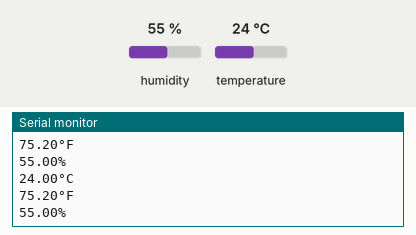
This sketch was run on a simulated ESP32. Shown: the last lines printed to the serial monitor. Inputs (shaded band) come from the test bench; at power-on: humidity 55 %, temperature 24 °C. Nothing arrives over Bluetooth unless stated; a phone connects over Bluetooth LE 3 s after start.

Above: at 7.8 s.
7.9 s: humidity set to 22 %
At 11.9 s:
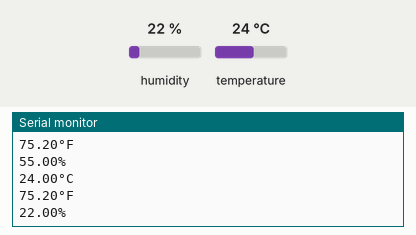
13.6 s: temperature set to 12 °C
At 15.8 s:
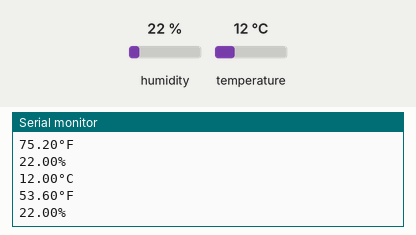
19.3 s: humidity set to 40 %
At 23.6 s:
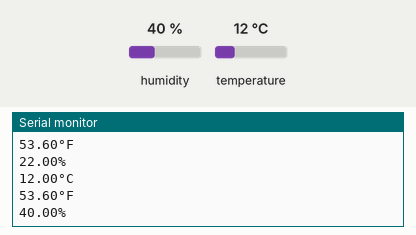
Timing chart, 0 to 25.1 s (numbered marks = the images above; inputs shaded):
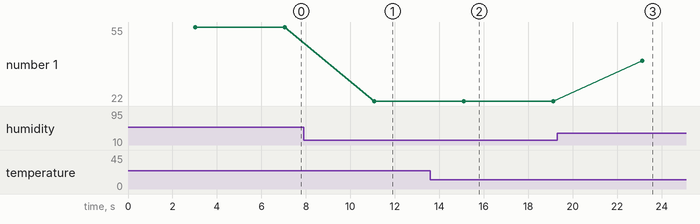

The sketch:

Ejercicio_23.ino
```cpp
#include <BLEDevice.h>
#include <BLEServer.h>
#include <BLEUtils.h>
#include <BLE2902.h>
#include "DHT.h"

#define UUID_SERVICIO "91bad492-b950-4226-aa2b-4ede9fa42f59"
#define UUID_CARACTERISTICA_CELSIUS "234cd7a8-3225-4d09-b290-f84acbab5791"
#define UUID_CARACTERISTICA_FAHRENHEIT "61901b28-abb5-4ff0-a01d-1f706ef6ccfe"
#define UUID_CARACTERISTICA_HUMEDAD "3cdcf7e4-72e6-4121-9bb1-0841d69a57dc"

BLEServer* Servidor_DHT11 = NULL;
BLECharacteristic* Caracteristica_CELSIUS = NULL;
BLECharacteristic* Caracteristica_FAHRENHEIT = NULL;
BLECharacteristic* Caracteristica_HUMEDAD = NULL;

float T_Celsius=0, T_Fahrenheit=0, Humedad=0;
char Temp_en_Celsius[6], Temp_en_Fahrenheit[6], P_Humedad[6];

const int GPIO_DHT = 14;
DHT dht(GPIO_DHT, DHT11);
bool Dispositivo_conectado = false;

class Llamadas_al_servidor: public BLEServerCallbacks
{
    void onConnect(BLEServer* Servidor_DHT11)
    {
      Dispositivo_conectado = true;
    };
    void onDisconnect(BLEServer* Servidor_DHT11)
    {
      Dispositivo_conectado = false;
    }
};

void setup()
{
  dht.begin();
  Serial.begin(115200);
  BLEDevice::init("Servidor ESP32 con DHT11");
  BLEServer *Servidor_DHT11 = BLEDevice::createServer();
  Servidor_DHT11->setCallbacks(new Llamadas_al_servidor());

  BLEService *Servicio1_DHT11 = Servidor_DHT11->createService(UUID_SERVICIO);

  Caracteristica_CELSIUS = Servicio1_DHT11->createCharacteristic
  (UUID_CARACTERISTICA_CELSIUS,
   BLECharacteristic::PROPERTY_READ   |
   BLECharacteristic::PROPERTY_WRITE  |
   BLECharacteristic::PROPERTY_NOTIFY |
   BLECharacteristic::PROPERTY_INDICATE);
  Caracteristica_CELSIUS->addDescriptor(new BLE2902());

  Caracteristica_FAHRENHEIT = Servicio1_DHT11->createCharacteristic
  (UUID_CARACTERISTICA_FAHRENHEIT,
   BLECharacteristic::PROPERTY_READ   |
   BLECharacteristic::PROPERTY_WRITE  |
   BLECharacteristic::PROPERTY_NOTIFY |
   BLECharacteristic::PROPERTY_INDICATE);
  Caracteristica_FAHRENHEIT->addDescriptor(new BLE2902());

  Caracteristica_HUMEDAD = Servicio1_DHT11->createCharacteristic
  (UUID_CARACTERISTICA_HUMEDAD,
   BLECharacteristic::PROPERTY_READ   |
   BLECharacteristic::PROPERTY_WRITE  |
   BLECharacteristic::PROPERTY_NOTIFY |
   BLECharacteristic::PROPERTY_INDICATE);
  Caracteristica_HUMEDAD->addDescriptor(new BLE2902());

  Servicio1_DHT11->start();
  BLEAdvertising *enviarMensaje = BLEDevice::getAdvertising();
  enviarMensaje->addServiceUUID(UUID_SERVICIO);
  enviarMensaje->setScanResponse(false);
  enviarMensaje->setMinPreferred(0x0);
  BLEDevice::startAdvertising();
  Serial.println("Esperando clientes...");
}

void loop()
{
   if(Dispositivo_conectado)
   {
    T_Celsius = dht.readTemperature();
    T_Fahrenheit = dht.readTemperature(true);
    Humedad = dht.readHumidity();

    dtostrf(T_Celsius, 3, 2, Temp_en_Celsius);
    dtostrf(T_Fahrenheit, 3, 2, Temp_en_Fahrenheit);
    dtostrf(Humedad, 3, 2, P_Humedad);

    Caracteristica_CELSIUS->setValue(Temp_en_Celsius);
    Caracteristica_CELSIUS->notify();

    Caracteristica_FAHRENHEIT->setValue(Temp_en_Fahrenheit);
    Caracteristica_FAHRENHEIT->notify();

    Caracteristica_HUMEDAD->setValue(P_Humedad);
    Caracteristica_HUMEDAD->notify();

    Serial.print(T_Celsius);
    Serial.println("°C");
    Serial.print(T_Fahrenheit);
    Serial.println("°F");
    Serial.print(Humedad);
    Serial.println("%");

    if (isnan(T_Celsius) || isnan(T_Fahrenheit) || isnan(Humedad))
    {
      Serial.println("Lectura retrasada o fallida");
      Caracteristica_CELSIUS->setValue("--");
      Caracteristica_CELSIUS->notify();

      Caracteristica_FAHRENHEIT->setValue("--");
      Caracteristica_FAHRENHEIT->notify();

      Caracteristica_HUMEDAD->setValue("--");
      Caracteristica_HUMEDAD->notify();
    }
    delay(4000);
  }
}
```

Measured:
- after the input at 7.9 s, the serial monitor: prints a new line after 3.2 s (image 1)
- after the input at 13.6 s, the serial monitor: prints a new line after 1.5 s (image 2)
- after the input at 19.3 s, the serial monitor: prints a new line after 3.8 s (image 3)
- plotted number 1: 55 → 22 after the input at 7.9 s, 22 → 40 after the input at 19.3 s
